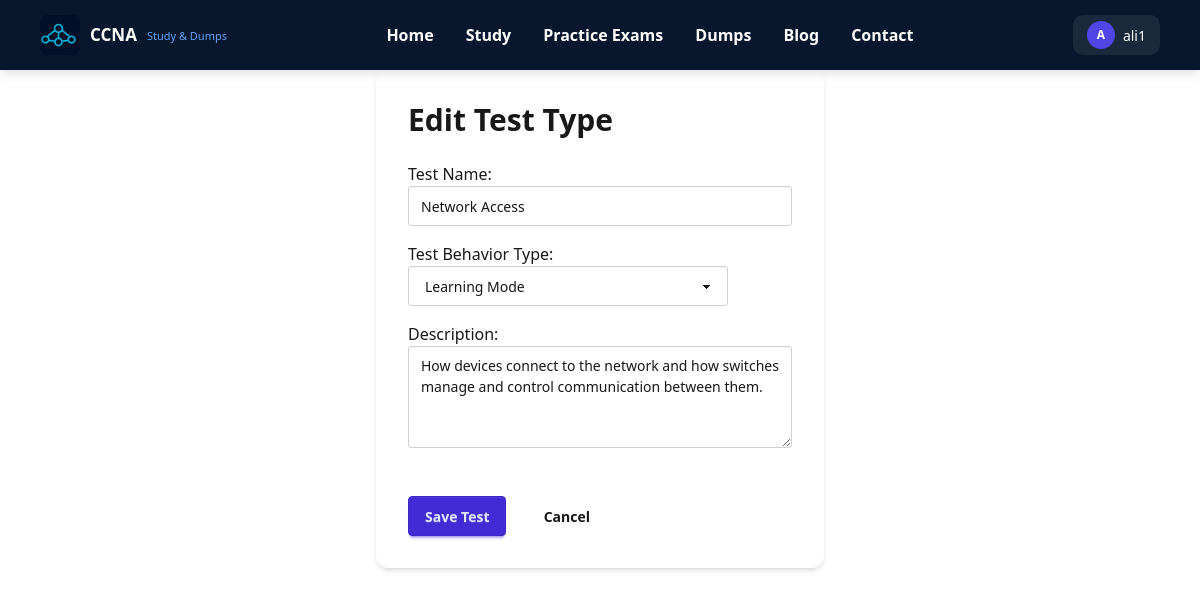
Screenshot of /quiz/admin/tests/edit/5/ (signed in) with the database file from the repository.
### quiz/models.py (models this page shows, shortened)
class Test(models.Model):
    name = models.CharField(max_length=255)
    description = models.TextField(blank=True)
    test_type = models.CharField(max_length=10, choices=TEST_TYPES, default="learning")
    position = models.PositiveIntegerField(
        default=0, help_text="Display order of the test"
    )
    class Meta:
        ordering = ["position", "name"]

### quiz/views.py (the view)
# urls.py: path('admin/tests/edit/<int:test_id>/', custom_admin_edit_test, name='custom_admin_edit_test'),
@user_passes_test(is_staff_check)
def custom_admin_edit_test(request, test_id):
    test = get_object_or_404(Test, id=test_id)
    if request.method == "POST":
        form = TestForm(request.POST, instance=test)  # Pass instance for editing
        if form.is_valid():
            form.save()
            messages.success(request, "Test updated successfully.")
            return redirect("custom_admin_tests")  # Redirect back to the list
    else:  # GET request
        form = TestForm(instance=test)  # Populate form with existing data
    context = {
        "form": form,
        "test": test,  # Pass the test object
        "is_edit": True,  # Flag to indicate whether we're adding or editing
    }
    return render(request, "quiz/custom_admin/test_form.html", context)

### quiz/forms.py
class TestForm(forms.ModelForm):
    class Meta:
        model = Test
        fields = ["name", "description", "test_type"]
        widgets = {
            "name": forms.TextInput(attrs={"class": "input input-bordered w-full"}),
            "description": forms.Textarea(
                attrs={"rows": 4, "class": "textarea textarea-bordered w-full"}
            ),
            "test_type": forms.Select(
                attrs={"class": "select select-bordered w-full max-w-xs"}
            ),
        }
        labels = {
            "name": "Test Name",
            "description": "Description",
            "test_type": "Test Behavior Type",
        }

### quiz/views.py (called while the page is built)
def is_staff_check(user):
    return user.is_staff

### quiz/templates/quiz/custom_admin/test_form.html (shortened to what this page needs)
{% extends 'quiz/base.html' %}
{% block content %}
<div class="max-w-md mx-auto bg-base-100 p-8 rounded-xl shadow-md">
    <h2 class="text-3xl font-bold mb-6">{% if is_edit %}Edit Test Type{% else %}Add New Test Type{% endif %}</h2>
    <form method="post">
        <div class="form-control mb-4">
            {{ form.name.label_tag }}
            {{ form.name }}
        </div>
        <div class="form-control mb-4">
             {{ form.test_type.label_tag }}
             {{ form.test_type }}
        </div>
        <div class="form-control mb-6">
            {{ form.description.label_tag }}
            {{ form.description }}
        </div>
        <button type="submit" class="btn btn-primary mt-6">Save Test</button>
        <a href="{% url 'custom_admin_tests' %}" class="btn btn-ghost mt-6 ml-4">Cancel</a>
    </form>
</div>
{% endblock %}

### quiz/templates/quiz/navbar.html (shortened to what this page needs)
{% load static %}
<nav style="background:#08172d;height:70px;width:100vw;position:fixed;top:0;left:0;z-index:50;display:flex;align-items:center;padding:0 40px;box-shadow:0 2px 12px rgba(0,0,0,0.15)">
    <a href="{% url 'landing_page' %}" style="display:flex;align-items:center;gap:10px;text-decoration:none;flex-shrink:0">
        <img src="{% static 'images/ali.png' %}?v=3" alt="CCNA Prep" style="width:40px;height:40px;border-radius:8px;object-fit:cover">
        <span style="color:#fff;font-weight:700;font-size:17px">CCNA</span><span style="color:#60a5fa;font-size:11px;display:block;line-height:1">Study &amp; Dumps</span>
    </a>
    <ul style="display:flex;align-items:center;gap:32px;list-style:none;margin:0 auto;padding:0">
        <li><a href="{% url 'landing_page' %}" style="color:#fff;font-weight:600;font-size:16px;text-decoration:none">Home</a></li>
        <li><a href="{% url 'study' %}" style="color:#fff;font-weight:600;font-size:16px;text-decoration:none">Study</a></li>
        <li><a href="{% url 'practice_exam' %}" style="color:#fff;font-weight:600;font-size:16px;text-decoration:none">Practice Exams</a></li>
        <li><a href="{% url 'test_list' %}" style="color:#fff;font-weight:600;font-size:16px;text-decoration:none">Dumps</a></li>
        <li><a href="#" style="color:#fff;font-weight:600;font-size:16px;text-decoration:none">Blog</a></li>
        <li><a href="{% url 'about' %}" style="color:#fff;font-weight:600;font-size:16px;text-decoration:none">Contact</a></li>
    </ul>
    <div style="display:flex;align-items:center;gap:12px;flex-shrink:0">
        {% if user.is_authenticated %}
            <div style="position:relative" id="user-menu-wrap">
                <button id="user-menu-btn" style="display:flex;align-items:center;gap:8px;background:rgba(255,255,255,.08);border:none;color:#fff;padding:6px 14px;border-radius:10px;cursor:pointer;font-size:14px;font-weight:500">
                    <span style="width:28px;height:28px;border-radius:50%;background:#4f46e5;display:flex;align-items:center;justify-content:center;font-size:12px;font-weight:700">{{ user.username|slice:":1"|upper }}</span>
                    {{ user.username }}
                </button>
            </div>
        {% endif %}
    </div>
</nav>
<div style="height:70px"></div>

### rows the page displays
Test: name "Network Access", test_type "Learning Mode", description "How devices connect to the network and how switches manage and control communication between them."

### other values shown
{{ user.username|slice:":1"|upper }} "A"
{{ user.username }} "ali1"
